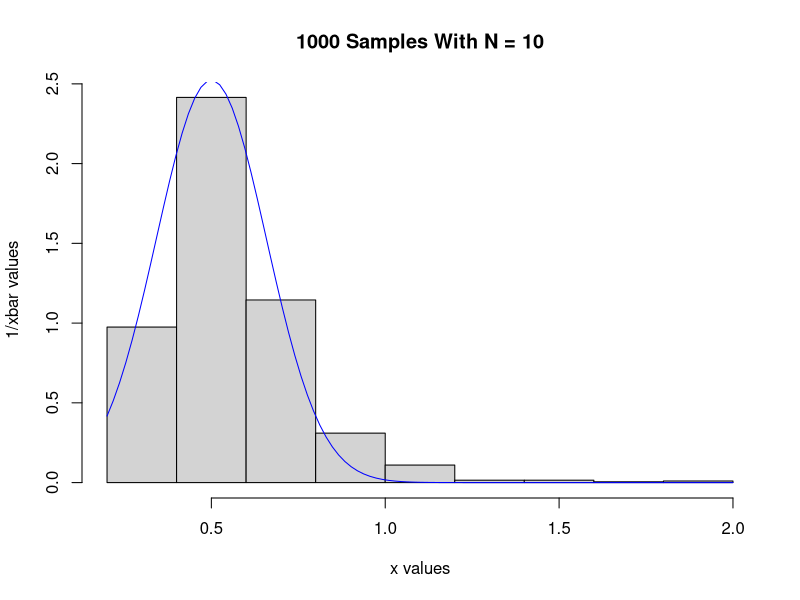
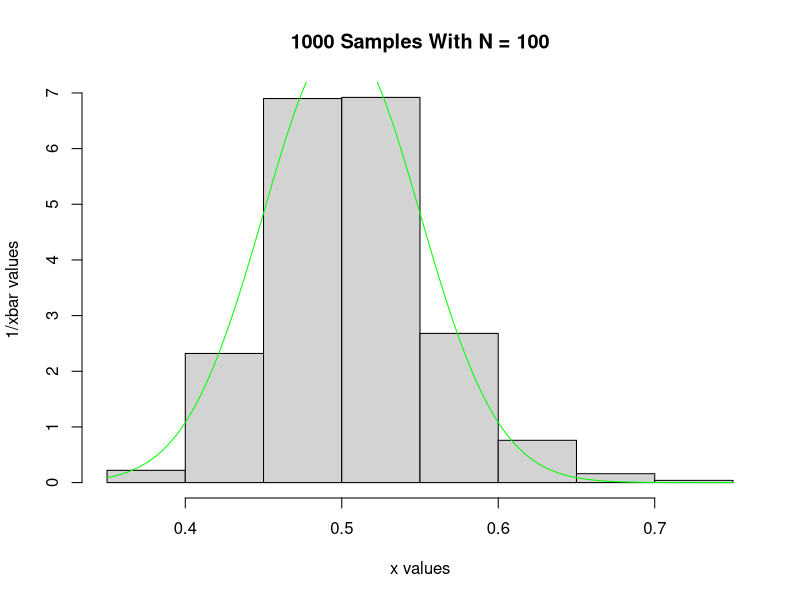
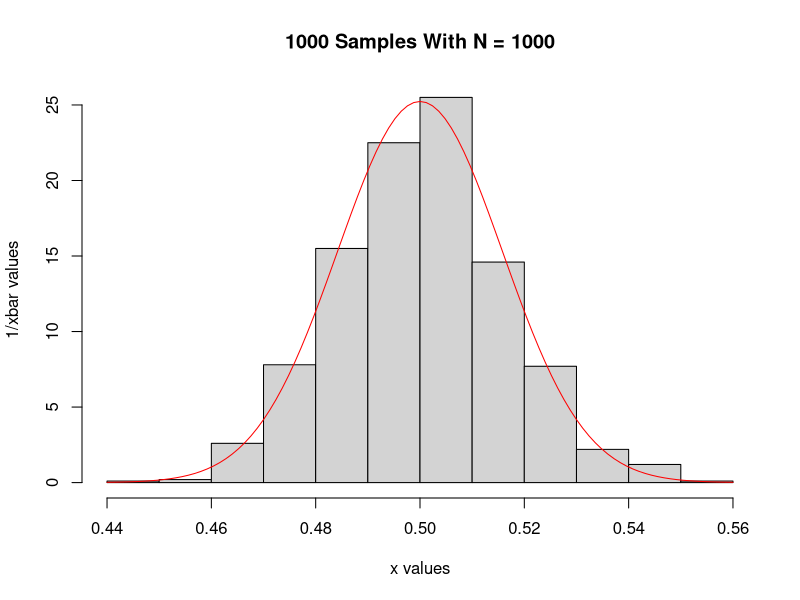
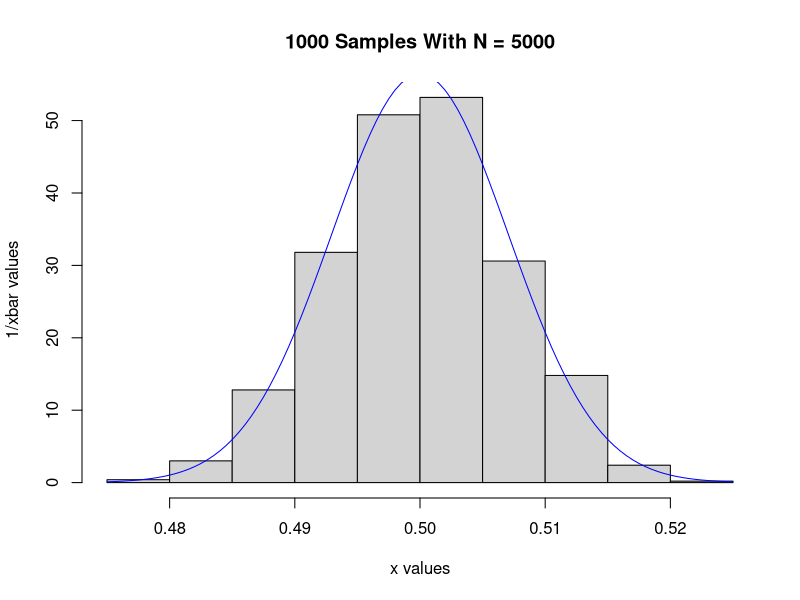

Source code (R) for these figures, in order:
#for n = 10
n <- 10
vect <- c(rep(0, 1000))

for(i in 1:1000){
  expVals <- rexp(n, rate = 1/2)
  xbar <- mean(expVals)
  vect[i] <- (1/xbar)
}

hist(vect, main = "1000 Samples With N = 10", xlab = "x values", ylab = "1/xbar values", freq = FALSE)
sd <- 1/2*sqrt(1/n)
curve(dnorm(x, mean = 1/2, sd = sd), add = TRUE, col = "blue")

####
#for n = 100
n <- 100
vect <- c(rep(0, 1000))

for(i in 1:1000){
  expVals <- rexp(n, rate = 1/2)
  xbar <- mean(expVals)
  vect[i] <- (1/xbar)
}

hist(vect, main = "1000 Samples With N = 100", xlab = "x values", ylab = "1/xbar values", freq = FALSE)
sd <- 1/2*sqrt(1/n)
curve(dnorm(x, mean = 1/2, sd = sd), add = TRUE, col = "green")    

####
#for n = 1000
n <- 1000
vect <- c(rep(0, 1000))

for(i in 1:1000){
  expVals <- rexp(n, rate = 1/2)
  xbar <- mean(expVals)
  vect[i] <- (1/xbar)
}

hist(vect, main = "1000 Samples With N = 1000", xlab = "x values", ylab = "1/xbar values", freq = FALSE)
sd <- 1/2*sqrt(1/n)
curve(dnorm(x, mean = 1/2, sd = sd), add = TRUE, col = "red")

####
#for n = 5000
n <- 5000
vect <- c(rep(0, 1000))

for(i in 1:1000){
  expVals <- rexp(n, rate = 1/2)
  xbar <- mean(expVals)
  vect[i] <- (1/xbar)
}

hist(vect, main = "1000 Samples With N = 5000", xlab = "x values", ylab = "1/xbar values", freq = FALSE)
sd <- 1/2*sqrt(1/n)
curve(dnorm(x, mean = 1/2, sd = sd), add = TRUE, col = "blue")

##As n gets bigger, the curve fits the distribution better. This is visual evidence to the claim that
##the limiting distribution is most accurate as n approaches infinity